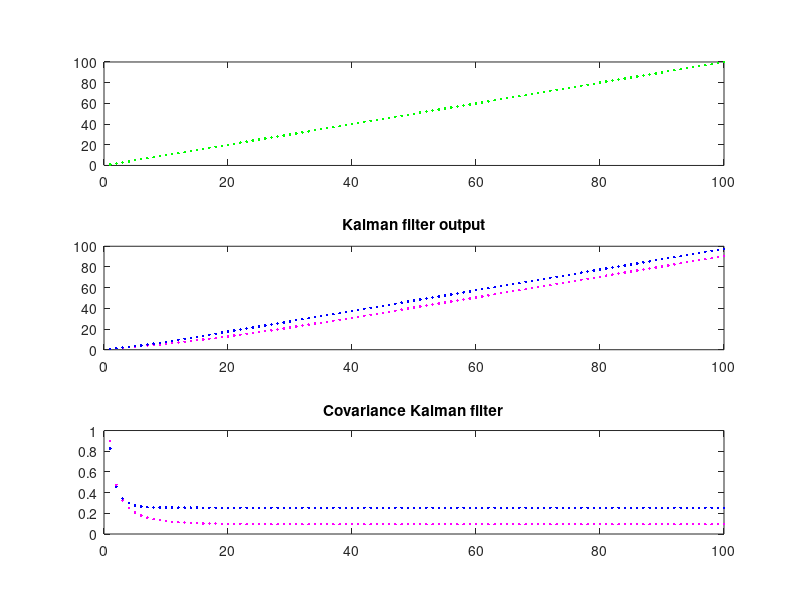

The MATLAB script that drew this image:
clear
clc
measured_x = 1:100;
measured_y = 1:100;
measured_z = 1:100;


% Measurement matrix
H = [1, 0, 0;
     0, 1, 0;
     0, 0, 1];
% Covariance of process noise
Q = [0.1,  0,   0;
      0,  0.01, 0;
      0,    0,   0.1];
% Covariance matrix representing errors in state estimates before update
M = 10*eye(3);
% Covariance matrix representing errors in state estimates (i.e. variance of
% truth minus estimate)
P = 10*eye(3);
% Covariance of measurement noise
R = [1,    0,   0;
      0,   1,   0;
      0,    0,  1];
% state vector
x = [0, 0, 0]';
% Pcc vector
Pcc = [0, 0, 0, 0]';

hist_x = zeros(length(measured_x), 3); 
hist_P = zeros(length(measured_x), 3); 

for idx=1:length(measured_x)
    
    %% STEP 1: time update -> prediction 
    x_old = x;
    M = P + Q;
    
    %% STEP 2: update with local sensor measurement
    % measurement vector
    z = [measured_x(idx); measured_y(idx); measured_z(idx)];
    % measurement update -> correction
    K = (M*H')/(H*P*H' + R);
    x = x_old + K*(z - H*x_old);
    P = M - K*H*M;
    
    % save history of x
    hist_x(idx, 1) = x(1);
    hist_x(idx, 2) = x(2);
    hist_x(idx, 3) = x(3);
    
    % save history of P_star
    hist_P(idx, 1) = P(1,1);
    hist_P(idx, 2) = P(2,2);
    hist_P(idx, 3) = P(3,3);
end

% visualization 
figure(4);
set(gcf,'color','w');
set(gca, 'Box', 'off');

ha(1) = subplot(3,1,1);
plot(1:length(measured_x),measured_x, '.r');
hold on; plot(1:length(measured_y),measured_y, '.b');
hold on; plot(1:length(measured_z),measured_z, '.g');

ha(2) = subplot(3,1,2);
plot(1:length(hist_x),hist_x(:,1), '.r');
hold on; plot(1:length(hist_x),hist_x(:,2), '.m');
hold on; plot(1:length(hist_x),hist_x(:,3), '.b');
title('Kalman filter output');

ha(4) = subplot(3,1,3);
plot(1:length(hist_x),hist_P(:,1), '.r');
hold on; plot(1:length(hist_x),hist_P(:,2), '.m');
hold on; plot(1:length(hist_x),hist_P(:,3), '.b');
title('Covariance Kalman filter');



